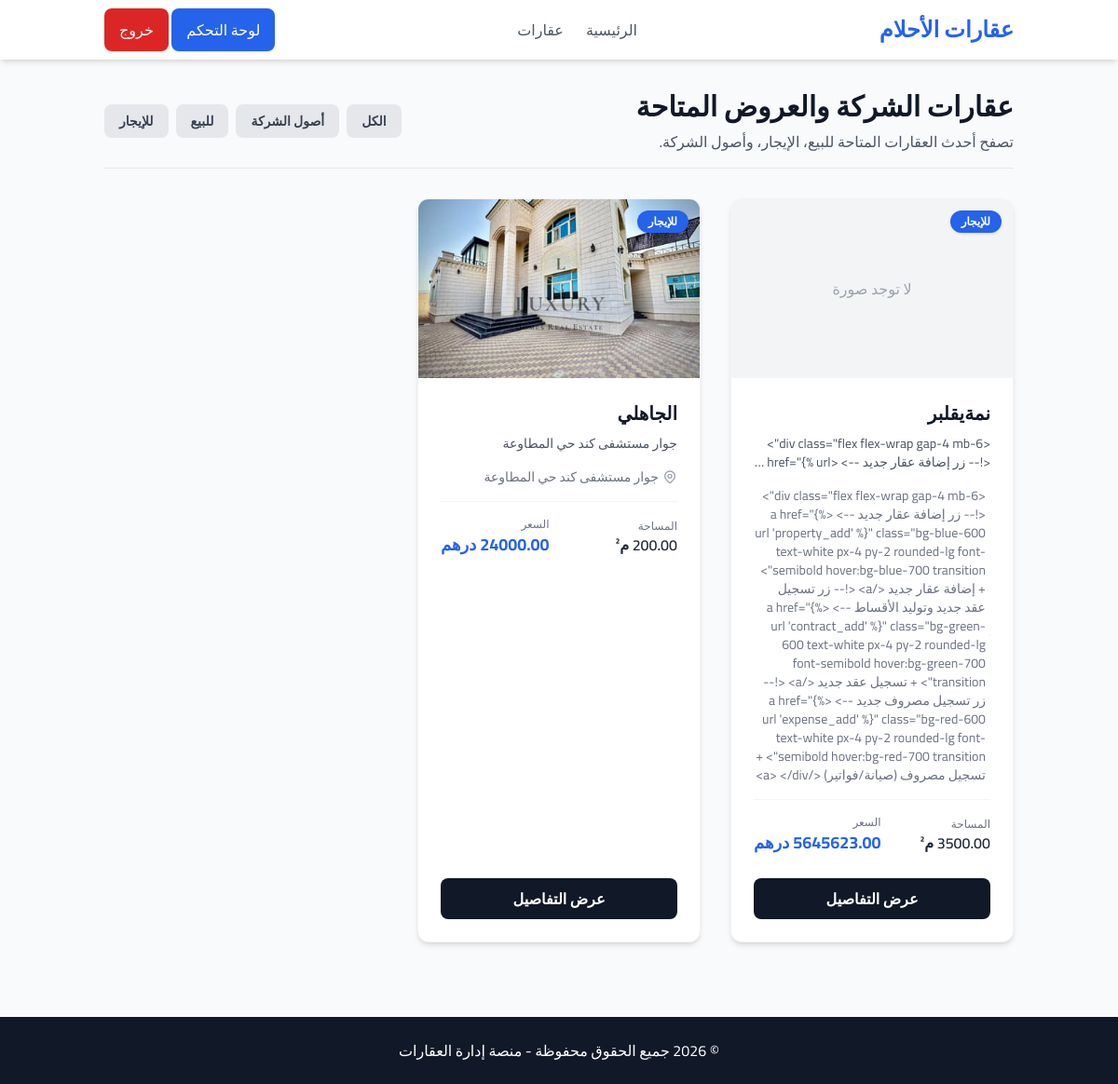
Screenshot of /properties/ (signed in) with the database file from the repository.
### properties/models.py (models this page shows, shortened)
class Property(models.Model):
  class ListingType(models.TextChoices):
    COMPANY_ASSET = 'ASSET', 'ملكية خاصة للشركه'
    FOR_SALE = 'SALE', 'للبيع'
    FOR_RENT = 'RENT', 'للإيجار'
  class PropertyStatus(models.TextChoices):
    AVAILABLE = 'AVAILABLE', 'متاح'
    RENTED = 'RENTED', 'مؤجر'
    SOLD = 'SOLD', 'مباع'
    UNDER_MAINTENANCE = 'MAINTENANCE', 'تحت الصيانة'
  title = models.CharField(max_length=200, verbose_name='عنوان العقار')
  description = models.TextField(verbose_name='التفاصيل')
  listing_type = models.CharField(
      choices=ListingType.choices, max_length=20, verbose_name='نوع العرض'
  )
  status = models.CharField(
      choices=PropertyStatus.choices,
      default=PropertyStatus.AVAILABLE,
      max_length=20,
      verbose_name='حالة العقار',
  )
  price = models.DecimalField(
      max_digits=12, decimal_places=2, verbose_name='السعر / قيمة الإيجار'
  )
  area = models.DecimalField(
      max_digits=8, decimal_places=2, verbose_name='المساحة (متر مربع)'
  )
  address = models.TextField(verbose_name='العنوان بالتفصيل')
  owner = models.ForeignKey(
      User,
      on_delete=models.CASCADE,
      related_name='properties',
      verbose_name='المسؤول / المالك',
  )
  created_at = models.DateTimeField(auto_now_add=True)
  updated_at = models.DateTimeField(auto_now=True)

class PropertyImage(models.Model):
  property = models.ForeignKey(
      Property,
      on_delete=models.CASCADE,
      related_name='images',
      verbose_name='العقار',
  )
  image = models.ImageField(
      upload_to='properties/images/', verbose_name='صورة العقار'
  )
  is_main = models.BooleanField(default=False, verbose_name='صورة رئيسية')

### properties/views.py (the view)
# urls.py: path('properties/', views.property_list_view, name='property_list'),
def property_list_view(request):
    properties = PropertyRepository.get_all_properties()
    return render(request, 'properties/property_list.html', {'properties': properties, 'title': 'قائمة العقارات'})

### properties/repositories.py (called while the page is built)
  @staticmethod
  def get_all_properties():
    return Property.objects.all().order_by('-created_at')

### properties/templates/properties/property_list.html (shortened to what this page needs)
{% extends 'properties/base.html' %}
{% block content %}
<div class="max-w-7xl mx-auto">
    <div class="flex flex-col md:flex-row justify-between items-center mb-8 pb-4 border-b border-gray-200">
        <div>
            <h1 class="text-3xl font-bold text-gray-900">عقارات الشركة والعروض المتاحة</h1>
            <p class="text-gray-600 mt-2">تصفح أحدث العقارات المتاحة للبيع، الإيجار، وأصول الشركة.</p>
        </div>
        <div class="flex space-x-2 space-x-reverse mt-4 md:mt-0">
            <a href="?type=" class="px-4 py-2 bg-gray-200 text-gray-700 rounded-lg text-sm font-semibold hover:bg-blue-600 hover:text-white transition">الكل</a>
            <a href="?type=ASSET" class="px-4 py-2 bg-gray-200 text-gray-700 rounded-lg text-sm font-semibold hover:bg-blue-600 hover:text-white transition">أصول الشركة</a>
            <a href="?type=SALE" class="px-4 py-2 bg-gray-200 text-gray-700 rounded-lg text-sm font-semibold hover:bg-blue-600 hover:text-white transition">للبيع</a>
            <a href="?type=RENT" class="px-4 py-2 bg-gray-200 text-gray-700 rounded-lg text-sm font-semibold hover:bg-blue-600 hover:text-white transition">للإيجار</a>
        </div>
    </div>
    <div class="grid grid-cols-1 md:grid-cols-2 lg:grid-cols-3 gap-8">
        {% for prop in properties %}
        <div class="bg-white rounded-xl shadow-md overflow-hidden hover:shadow-xl transition duration-300 flex flex-col justify-between border border-gray-100">
            <div class="relative h-48 bg-gray-200">
                {% if prop.images.first %}
                    <img src="{{ prop.images.first.image.url }}" alt="{{ prop.title }}" class="w-full h-full object-cover">
                {% else %}
                    <div class="w-full h-full flex items-center justify-center text-gray-400 bg-gray-100">
                        <span>لا توجد صورة</span>
                    </div>
                {% endif %}
                <span class="absolute top-3 right-3 bg-blue-600 text-white text-xs font-bold px-3 py-1 rounded-full shadow">
                    {{ prop.get_listing_type_display }}
                </span>
            </div>
            <div class="p-6 flex-grow">
                <h3 class="text-xl font-bold text-gray-900 mb-2">{{ prop.title }}</h3>
                <p class="text-gray-600 text-sm mb-4 line-clamp-2">{{ prop.description }}</p>
                <div class="flex items-center text-gray-500 text-sm mb-4">
                    <span>{{ prop.address }}</span>
                </div>
                <div class="flex justify-between items-center border-t border-gray-100 pt-4 mt-4">
                    <div>
                        <span class="text-xs text-gray-500 block">المساحة</span>
                        <span class="font-semibold text-gray-800">{{ prop.area }} م²</span>
                    </div>
                    <div>
                        <span class="text-xs text-gray-500 block">السعر</span>
                        <span class="text-lg font-bold text-blue-600">{{ prop.price }} درهم</span>
                    </div>
                </div>
            </div>
            <div class="px-6 pb-6">
                <a href="#" class="w-full block text-center bg-gray-900 text-white font-semibold py-2.5 rounded-lg hover:bg-blue-600 transition">
                    عرض التفاصيل
                </a>
            </div>
        </div>
        {% empty %}
        <div class="col-span-full text-center py-16 bg-white rounded-xl shadow-sm border border-gray-100">
            <p class="text-gray-500 text-lg">لا توجد عقارات مضافة حتى الآن.</p>
        </div>
        {% endfor %}
    </div>
</div>
{% endblock %}

### properties/templates/properties/base.html (style rules this page uses)
body { font-family: 'Cairo', sans-serif; }

### rows the page displays
Property: shows "لا توجد صورة", listing_type "للإيجار", title "نمةيقلبر", description "<div class=\"flex flex-wrap gap-4 mb-6\"> <!-- زر إضافة عقار جديد --> <a href=\"{%…", address "<div class=\"flex flex-wrap gap-4 mb-6\"> <!-- زر إضافة عقار جديد --> <a href=\"{% url 'property_add' %}\" class=\"bg-blue-600 text-white px-4 py-2 rounded-lg font-semibold hover:bg-blue-700 transition\"> + إضافة عقار جديد </a> <!-- زر تسجيل عقد جديد وتوليد الأقساط --> <a href=\"{% url 'contract_add' %}\" class=\"bg-green-600 text-white px-4 py-2 rounded-lg font-semibold hover:bg-green-700 transition\"> + تسجيل عقد جديد </a> <!-- زر تسجيل مصروف جديد --> <a href=\"{% url 'expense_add' %}\" class=\"bg-red-600 text-white px-4 py-2 rounded-lg font-semibold hover:bg-red-700 transition\"> + تسجيل مصروف (صيانة/فواتير) </a> </div>"
Property: images.first.image (picture), listing_type "للإيجار", title "الجاهلي", description "جوار مستشفى كند حي المطاوعة", address "جوار مستشفى كند حي المطاوعة"
